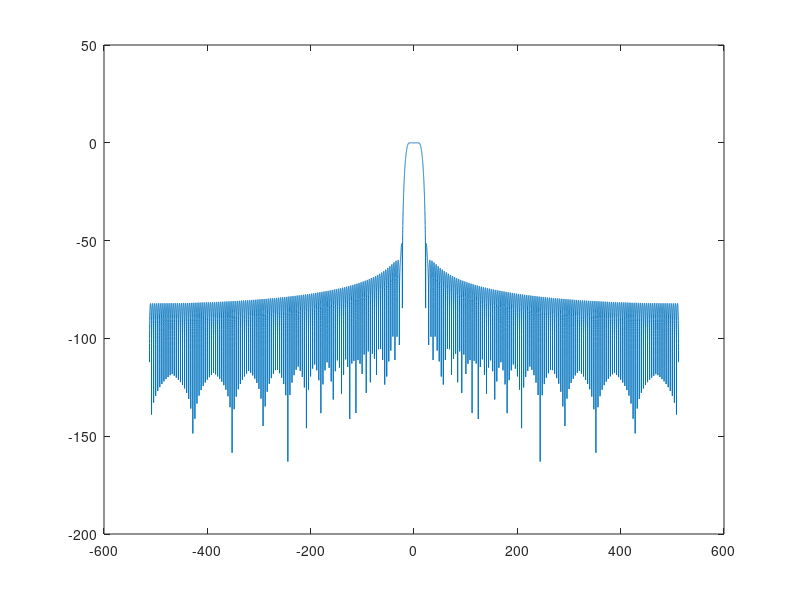
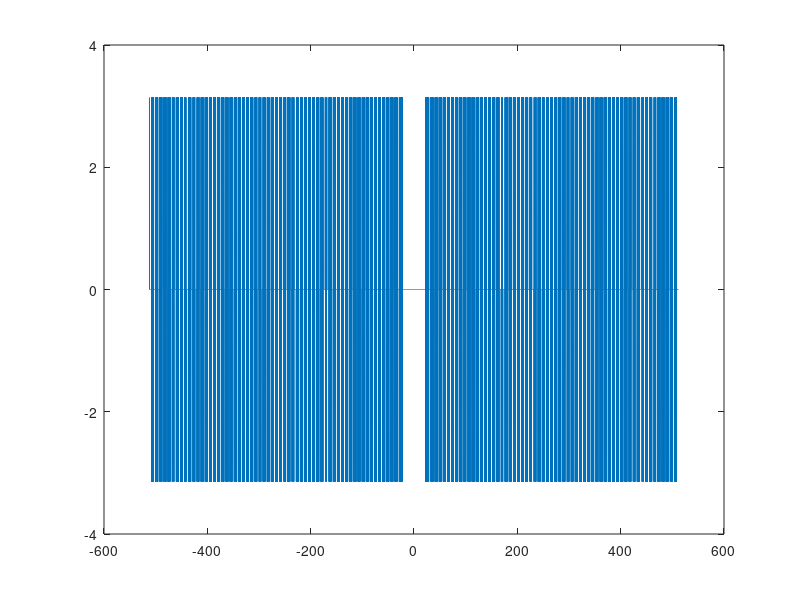
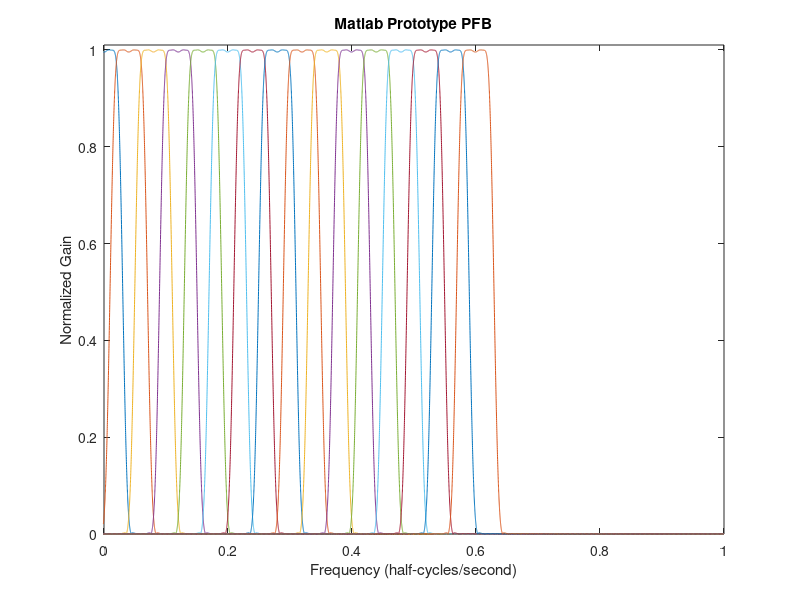
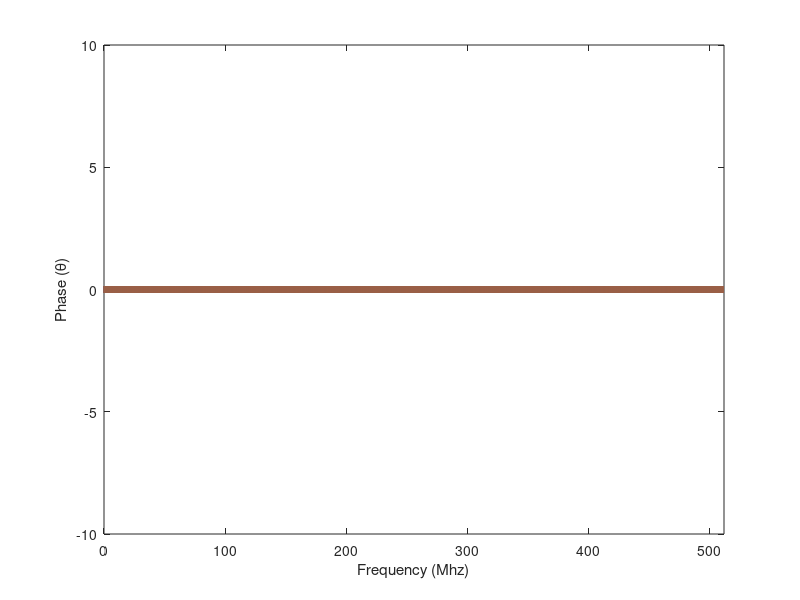

MATLAB code to generate these figures, in order:
fs = 1024; %sample rate (MHz )
dec = 32; %decimation factor
taps = 2^8; %number of taps

%time array
t = 0:(1/fs):((1/fs)*(taps-1));

%Polyphase prototype filter
s=fir1(taps-1,1/dec);

%plot the prototype filter
%figure(3), plot(t,s);

%zero pad prototpye filter up by factor of 100 and calc spectrum
%S = fftshift(fft((s)));
S = fftshift(fft((s),100*taps));

%frequency array of spectrum
%f = ((-floor(taps/2):(ceil(taps/2)-1))/(taps))/(t(2)-t(1));
f = ((-floor(100*taps/2):(ceil(100*taps/2)-1))/(100*taps))/(t(2)-t(1));

%plot the spectrum (dB)
figure(1); plot(f,20*log10(abs(S)));
% axis([-16 16 -0 1.1])

%figure(2), plot(f,angle(S.*exp(1i*2*pi*f*(127.5/1024)))*180/pi);
figure(2), plot(f,angle(S.*exp(1i*2*pi*f*(127.5/1024))));
%axis([-16 16 -189 180])

% write spectrum to file
% dlmwrite('PFB32response.txt',[f' real(S)' imag(S)'],'newline','unix');
Sps = S.*exp(1i*2*pi*f*(127.5/1024));
Sps(angle(Sps) ~= 0) = abs(Sps(angle(Sps) ~= 0));

St = zeros(16,length(Sps));
for n=1:16
	St(n,:) = circshift(Sps',(n-1)*floor(dec/f(2)-f(1)))';
end

St = St/max(max(St)); %normalize
figure(3),
plot(f/512,St);
axis([0 1 0 1.01])
xlabel('Frequency (half-cycles/second)')
ylabel('Normalized Gain');
title('Matlab Prototype PFB');
%grid

figure(4),
plot(f,angle(St),'linewidth',5);
axis([0 512 -10 10]);
xlabel('Frequency (Mhz)');
ylabel('Phase (\theta)');
%grid
